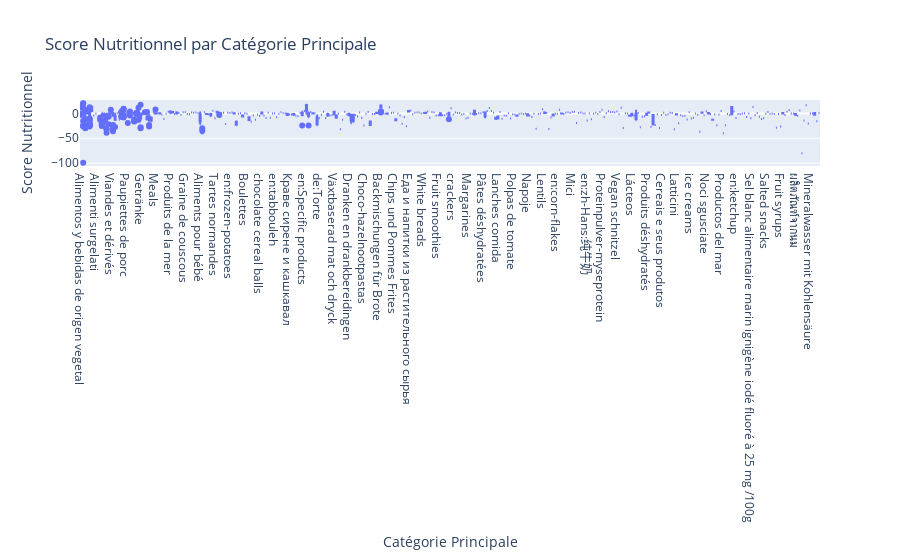

Write notebook code for a chart like this one.
### Code cell
fig = px.box(pd_transformed, x='main_category', y='nutrition_score', title='Score Nutritionnel par Catégorie Principale')
fig.update_layout(xaxis_title='Catégorie Principale', yaxis_title='Score Nutritionnel')
fig.show()

### Figure 1 — Plotly figure (JSON) as saved in the notebook; plotly's stock layout.template omitted (floating-point values rounded to 4 significant figures; data arrays with more than 128 entries replaced by an {"elided": "..."} marker saying what was removed)
{"data": [{"alignmentgroup": "True", "hovertemplate": "main_category=%{x}<br>nutrition_score=%{y}<extra></extra>", "legendgroup": "", "marker": {"color": "#636efa"}, "name": "", "notched": false, "offsetgroup": "", "orientation": "v", "showlegend": false, "x": {"elided": "2350 str values"}, "x0": " ", "xaxis": "x", "y": {"elided": "2350 float values"}, "y0": " ", "yaxis": "y", "type": "box"}], "layout": {"xaxis": {"anchor": "y", "domain": [0.0, 1.0], "title": {"text": "Catégorie Principale"}}, "yaxis": {"anchor": "x", "domain": [0.0, 1.0], "title": {"text": "Score Nutritionnel"}}, "legend": {"tracegroupgap": 0}, "title": {"text": "Score Nutritionnel par Catégorie Principale"}, "boxmode": "group"}}
